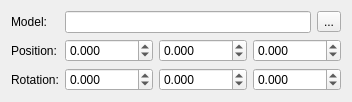
                                                    <widget class="QWidget" name="roomTab">
                                                        <attribute name="title">
                                                            <string>Room</string>
                                                        </attribute>
                                                        <layout class="QFormLayout" name="roomLayout">
                                                            <item row="0" column="0">
                                                                <widget class="QLabel" name="modelLabel">
                                                                    <property name="text">
                                                                        <string>Model:</string>
                                                                    </property>
                                                                </widget>
                                                            </item>
                                                            <item row="0" column="1">
                                                                <layout class="QHBoxLayout" name="modelLayout">
                                                                    <item>
                                                                        <widget class="QLineEdit" name="modelEdit" />
                                                                    </item>
                                                                    <item>
                                                                        <widget class="QToolButton" name="browseModelButton">
                                                                            <property name="text">
                                                                                <string>...</string>
                                                                            </property>
                                                                        </widget>
                                                                    </item>
                                                                </layout>
                                                            </item>
                                                            <item row="1" column="0">
                                                                <widget class="QLabel" name="positionLabel">
                                                                    <property name="text">
                                                                        <string>Position:</string>
                                                                    </property>
                                                                </widget>
                                                            </item>
                                                            <item row="1" column="1">
                                                                <layout class="QHBoxLayout" name="positionLayout">
                                                                    <item>
                                                                        <widget class="QDoubleSpinBox" name="posXSpin">
                                                                            <property name="decimals">
                                                                                <number>3</number>
                                                                            </property>
                                                                            <property name="minimum">
                                                                                <double>-10000.000000000000000</double>
                                                                            </property>
                                                                            <property name="maximum">
                                                                                <double>10000.000000000000000</double>
                                                                            </property>
                                                                        </widget>
                                                                    </item>
                                                                    <item>
                                                                        <widget class="QDoubleSpinBox" name="posYSpin">
                                                                            <property name="decimals">
                                                                                <number>3</number>
                                                                            </property>
                                                                            <property name="minimum">
                                                                                <double>-10000.000000000000000</double>
                                                                            </property>
                                                                            <property name="maximum">
                                                                                <double>10000.000000000000000</double>
                                                                            </property>
                                                                        </widget>
                                                                    </item>
                                                                    <item>
                                                                        <widget class="QDoubleSpinBox" name="posZSpin">
                                                                            <property name="decimals">
                                                                                <number>3</number>
                                                                            </property>
                                                                            <property name="minimum">
                                                                                <double>-10000.000000000000000</double>
                                                                            </property>
                                                                            <property name="maximum">
                                                                                <double>10000.000000000000000</double>
                                                                            </property>
                                                                        </widget>
                                                                    </item>
                                                                </layout>
                                                            </item>
                                                            <item row="2" column="0">
                                                                <widget class="QLabel" name="rotationLabel">
                                                                    <property name="text">
                                                                        <string>Rotation:</string>
                                                                    </property>
                                                                </widget>
                                                            </item>
                                                            <item row="2" column="1">
                                                                <layout class="QHBoxLayout" name="rotationLayout">
                                                                    <item>
                                                                        <widget class="QDoubleSpinBox" name="rotXSpin">
                                                                            <property name="decimals">
                                                                                <number>3</number>
                                                                            </property>
                                                                            <property name="minimum">
                                                                                <double>-360.000000000000000</double>
                                                                            </property>
                                                                            <property name="maximum">
                                                                                <double>360.000000000000000</double>
                                                                            </property>
                                                                        </widget>
                                                                    </item>
                                                                    <item>
                                                                        <widget class="QDoubleSpinBox" name="rotYSpin">
                                                                            <property name="decimals">
                                                                                <number>3</number>
                                                                            </property>
                                                                            <property name="minimum">
                                                                                <double>-360.000000000000000</double>
                                                                            </property>
                                                                            <property name="maximum">
                                                                                <double>360.000000000000000</double>
                                                                            </property>
                                                                        </widget>
                                                                    </item>
                                                                    <item>
                                                                        <widget class="QDoubleSpinBox" name="rotZSpin">
                                                                            <property name="decimals">
                                                                                <number>3</number>
                                                                            </property>
                                                                            <property name="minimum">
                                                                                <double>-360.000000000000000</double>
                                                                            </property>
                                                                            <property name="maximum">
                                                                                <double>360.000000000000000</double>
                                                                            </property>
                                                                        </widget>
                                                                    </item>
                                                                </layout>
                                                            </item>
                                                        </layout>
                                                    </widget>
